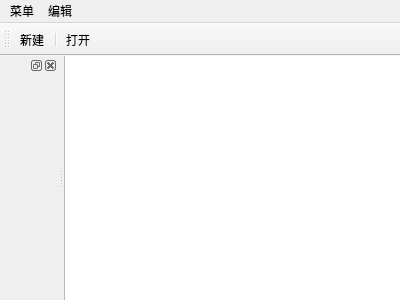
<?xml version="1.0" encoding="UTF-8"?>
<ui version="4.0">
 <class>MainWindow</class>
 <widget class="QMainWindow" name="MainWindow">
  <property name="geometry">
   <rect>
    <x>0</x>
    <y>0</y>
    <width>400</width>
    <height>300</height>
   </rect>
  </property>
  <property name="windowTitle">
   <string>MainWindow</string>
  </property>
  <widget class="QWidget" name="centralWidget">
   <widget class="QTextEdit" name="textEdit">
    <property name="geometry">
     <rect>
      <x>0</x>
      <y>-4</y>
      <width>371</width>
      <height>271</height>
     </rect>
    </property>
   </widget>
  </widget>
  <widget class="QMenuBar" name="menuBar">
   <property name="geometry">
    <rect>
     <x>0</x>
     <y>0</y>
     <width>400</width>
     <height>26</height>
    </rect>
   </property>
   <widget class="QMenu" name="menu">
    <property name="title">
     <string>菜单</string>
    </property>
    <addaction name="actionNew"/>
    <addaction name="separator"/>
    <addaction name="actionOpen"/>
   </widget>
   <widget class="QMenu" name="menu_2">
    <property name="title">
     <string>编辑</string>
    </property>
   </widget>
   <addaction name="menu"/>
   <addaction name="menu_2"/>
  </widget>
  <widget class="QToolBar" name="mainToolBar">
   <attribute name="toolBarArea">
    <enum>TopToolBarArea</enum>
   </attribute>
   <attribute name="toolBarBreak">
    <bool>false</bool>
   </attribute>
   <addaction name="actionNew"/>
   <addaction name="separator"/>
   <addaction name="actionOpen"/>
  </widget>
  <widget class="QDockWidget" name="dockWidget">
   <attribute name="dockWidgetArea">
    <number>1</number>
   </attribute>
   <widget class="QWidget" name="dockWidgetContents"/>
  </widget>
  <action name="actionNew">
   <property name="text">
    <string>新建</string>
   </property>
  </action>
  <action name="actionOpen">
   <property name="text">
    <string>打开</string>
   </property>
  </action>
 </widget>
 <layoutdefault spacing="6" margin="11"/>
 <resources/>
 <connections/>
</ui>
